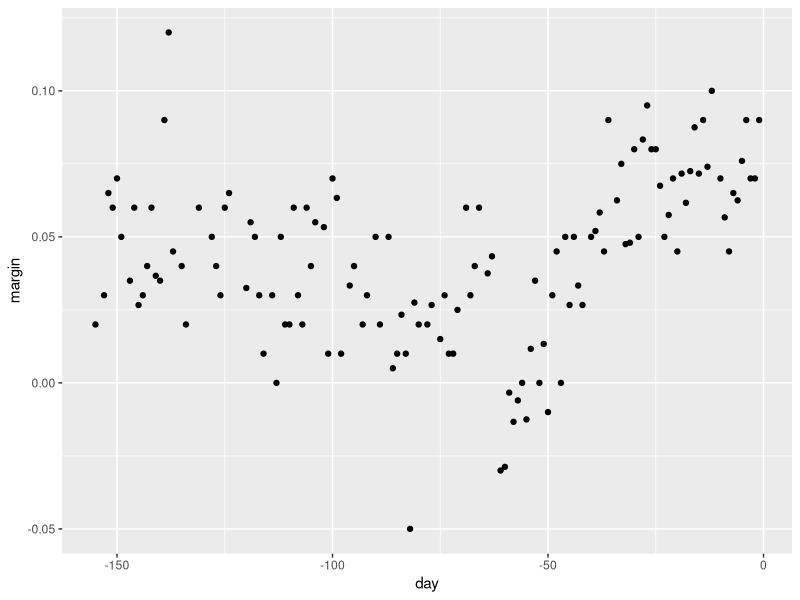
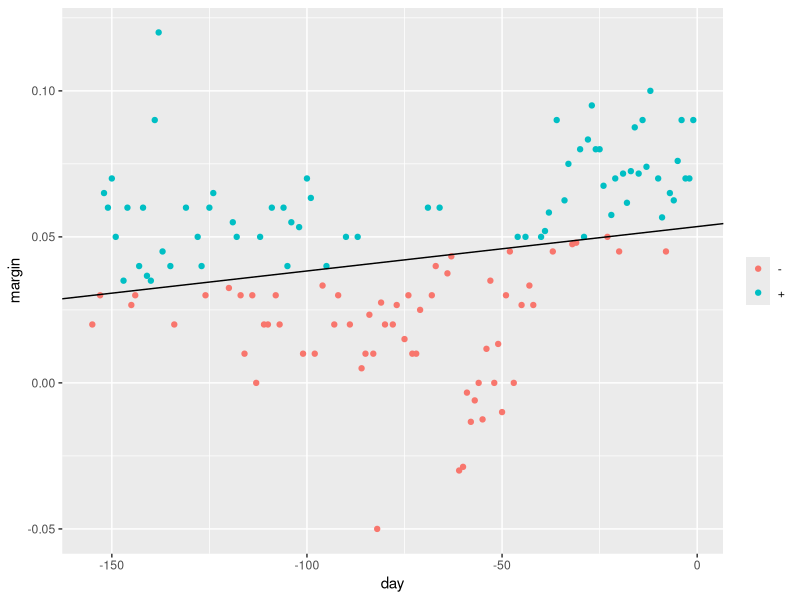

Write R code to recreate these figures, in order.
## ---- chunk 1
library(tidyverse)
library(caret)
library(dslabs)
library(ggrepel)
## ---- chunk 2
data("polls_2008")
qplot(day, margin, data = polls_2008)
## ---- chunk 3
fit = lm(polls_2008$margin ~ polls_2008$day)
qplot(day, margin, data = polls_2008, color=ifelse(fit$residuals > fit$coefficients[2], "+", "-")) +
geom_abline(aes(intercept=fit$coefficients[1],slope=fit$coefficients[2])) + theme(legend.title=element_blank())
